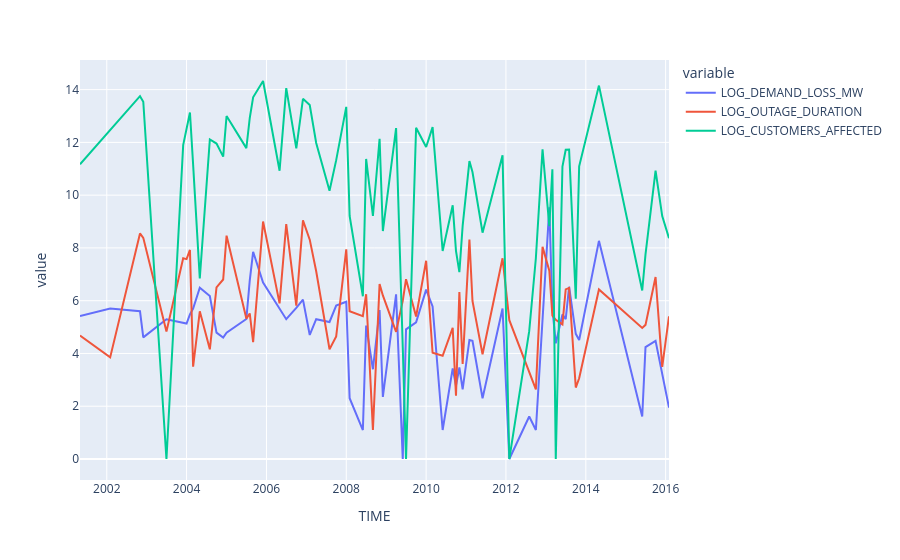

Notebook cell for this chart:
### Code cell
def plot_monthly_average(df, cols):
    return px.line(df.dropna(subset=cols)
                   .assign(TIME=df["OUTAGE.START"].dt.strftime("%Y-%m"))
                   .groupby("TIME")[cols].mean())

log = lambda x: np.log(x) if x else np.nan
logs = cleaned.assign(
    LOG_DEMAND_LOSS_MW=cleaned["DEMAND.LOSS.MW"].apply(log),
    LOG_OUTAGE_DURATION=cleaned["OUTAGE.DURATION"].apply(log),
    LOG_CUSTOMERS_AFFECTED=cleaned["CUSTOMERS.AFFECTED"].apply(log),
)
plot_monthly_average(logs.query("`POSTAL.CODE` == 'CA'"), ["LOG_DEMAND_LOSS_MW", "LOG_OUTAGE_DURATION", "LOG_CUSTOMERS_AFFECTED"])

### Figure 1 — Plotly figure (JSON) as saved in the notebook; plotly's stock layout.template omitted (floating-point values rounded to 4 significant figures)
{"data": [{"hovertemplate": "variable=LOG_DEMAND_LOSS_MW<br>TIME=%{x}<br>value=%{y}<extra></extra>", "legendgroup": "LOG_DEMAND_LOSS_MW", "line": {"color": "#636efa", "dash": "solid"}, "marker": {"symbol": "circle"}, "mode": "lines", "name": "LOG_DEMAND_LOSS_MW", "orientation": "v", "showlegend": true, "type": "scatter", "x": ["2001-05", "2002-02", "2002-11", "2002-12", "2003-07", "2003-12", "2004-01", "2004-02", "2004-03", "2004-05", "2004-08", "2004-10", "2004-12", "2005-01", "2005-07", "2005-08", "2005-09", "2005-12", "2006-05", "2006-07", "2006-10", "2006-12", "2007-02", "2007-04", "2007-08", "2007-10", "2008-01", "2008-02", "2008-06", "2008-07", "2008-09", "2008-11", "2008-12", "2009-04", "2009-06", "2009-07", "2009-10", "2010-01", "2010-03", "2010-06", "2010-09", "2010-10", "2010-11", "2010-12", "2011-02", "2011-03", "2011-06", "2011-12", "2012-02", "2012-08", "2012-10", "2012-12", "2013-02", "2013-03", "2013-04", "2013-06", "2013-07", "2013-08", "2013-10", "2013-11", "2014-05", "2015-06", "2015-07", "2015-10", "2015-12", "2016-02"], "xaxis": "x", "y": [5.416, 5.704, 5.598, 4.609, 5.298, 5.16, 5.136, 5.481, 5.704, 6.495, 6.174, 4.788, 4.605, 4.787, 5.306, 6.762, 7.855, 6.685, 5.704, 5.298, 5.73, 6.04, 4.7, 5.298, 5.193, 5.814, 5.959, 2.303, 1.099, 5.058, 3.401, 5.646, 2.35, 6.238, 0, 4.913, 5.179, 6.419, 5.781, 1.099, 3.434, 2.773, 3.468, 2.644, 4.511, 4.479, 2.303, 5.704, 0, 1.609, 1.099, 5.521, 9.536, 5.704, 4.382, 5.481, 5.298, 6.529, 4.745, 4.509, 8.269, 1.609, 4.238, 4.477, 3.273, 1.946], "yaxis": "y"}, {"hovertemplate": "variable=LOG_OUTAGE_DURATION<br>TIME=%{x}<br>value=%{y}<extra></extra>", "legendgroup": "LOG_OUTAGE_DURATION", "line": {"color": "#EF553B", "dash": "solid"}, "marker": {"symbol": "circle"}, "mode": "lines", "name": "LOG_OUTAGE_DURATION", "orientation": "v", "showlegend": true, "type": "scatter", "x": ["2001-05", "2002-02", "2002-11", "2002-12", "2003-07", "2003-12", "2004-01", "2004-02", "2004-03", "2004-05", "2004-08", "2004-10", "2004-12", "2005-01", "2005-07", "2005-08", "2005-09", "2005-12", "2006-05", "2006-07", "2006-10", "2006-12", "2007-02", "2007-04", "2007-08", "2007-10", "2008-01", "2008-02", "2008-06", "2008-07", "2008-09", "2008-11", "2008-12", "2009-04", "2009-06", "2009-07", "2009-10", "2010-01", "2010-03", "2010-06", "2010-09", "2010-10", "2010-11", "2010-12", "2011-02", "2011-03", "2011-06", "2011-12", "2012-02", "2012-08", "2012-10", "2012-12", "2013-02", "2013-03", "2013-04", "2013-06", "2013-07", "2013-08", "2013-10", "2013-11", "2014-05", "2015-06", "2015-07", "2015-10", "2015-12", "2016-02"], "xaxis": "x", "y": [4.682, 3.85, 8.549, 8.383, 4.828, 7.607, 7.576, 7.923, 3.497, 5.598, 4.159, 6.508, 6.802, 8.464, 5.321, 5.517, 4.431, 9.0, 5.9, 8.905, 5.811, 9.045, 8.314, 7.115, 4.159, 4.645, 7.944, 5.598, 5.412, 6.245, 1.099, 6.629, 6.199, 4.82, 5.991, 6.812, 5.397, 7.512, 4.025, 3.912, 4.97, 2.398, 6.331, 3.6, 8.314, 5.99, 3.97, 7.609, 5.263, 3.258, 2.639, 8.039, 7.134, 5.438, 5.273, 5.1, 6.43, 6.486, 2.708, 3.06, 6.425, 4.969, 5.084, 6.897, 3.492, 5.407], "yaxis": "y"}, {"hovertemplate": "variable=LOG_CUSTOMERS_AFFECTED<br>TIME=%{x}<br>value=%{y}<extra></extra>", "legendgroup": "LOG_CUSTOMERS_AFFECTED", "line": {"color": "#00cc96", "dash": "solid"}, "marker": {"symbol": "circle"}, "mode": "lines", "name": "LOG_CUSTOMERS_AFFECTED", "orientation": "v", "showlegend": true, "type": "scatter", "x": ["2001-05", "2002-02", "2002-11", "2002-12", "2003-07", "2003-12", "2004-01", "2004-02", "2004-03", "2004-05", "2004-08", "2004-10", "2004-12", "2005-01", "2005-07", "2005-08", "2005-09", "2005-12", "2006-05", "2006-07", "2006-10", "2006-12", "2007-02", "2007-04", "2007-08", "2007-10", "2008-01", "2008-02", "2008-06", "2008-07", "2008-09", "2008-11", "2008-12", "2009-04", "2009-06", "2009-07", "2009-10", "2010-01", "2010-03", "2010-06", "2010-09", "2010-10", "2010-11", "2010-12", "2011-02", "2011-03", "2011-06", "2011-12", "2012-02", "2012-08", "2012-10", "2012-12", "2013-02", "2013-03", "2013-04", "2013-06", "2013-07", "2013-08", "2013-10", "2013-11", "2014-05", "2015-06", "2015-07", "2015-10", "2015-12", "2016-02"], "xaxis": "x", "y": [11.17, 12.45, 13.75, 13.54, 0, 11.9, 12.48, 13.13, 11.16, 6.846, 12.11, 11.96, 11.46, 13.0, 11.78, 12.92, 13.71, 14.33, 10.93, 14.06, 11.78, 13.65, 13.42, 11.98, 10.17, 11.33, 13.35, 9.211, 6.168, 11.37, 9.21, 12.14, 8.639, 12.54, 4.248, 0, 12.56, 11.82, 12.58, 7.882, 9.616, 7.891, 7.084, 8.832, 11.29, 10.88, 8.578, 11.51, 0, 4.844, 7.618, 11.74, 8.826, 10.98, 0, 11.09, 11.72, 11.73, 6.071, 11.09, 14.15, 6.386, 7.758, 10.93, 9.206, 8.366], "yaxis": "y"}], "layout": {"legend": {"title": {"text": "variable"}, "tracegroupgap": 0}, "margin": {"t": 60}, "xaxis": {"anchor": "y", "domain": [0, 1], "title": {"text": "TIME"}}, "yaxis": {"anchor": "x", "domain": [0, 1], "title": {"text": "value"}}}}
